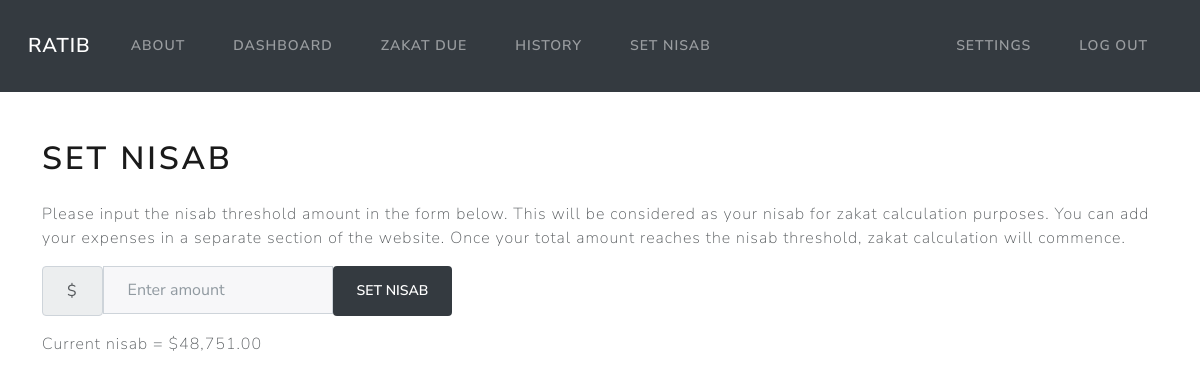
The page /nisab (signed in) on the database as committed earlier.
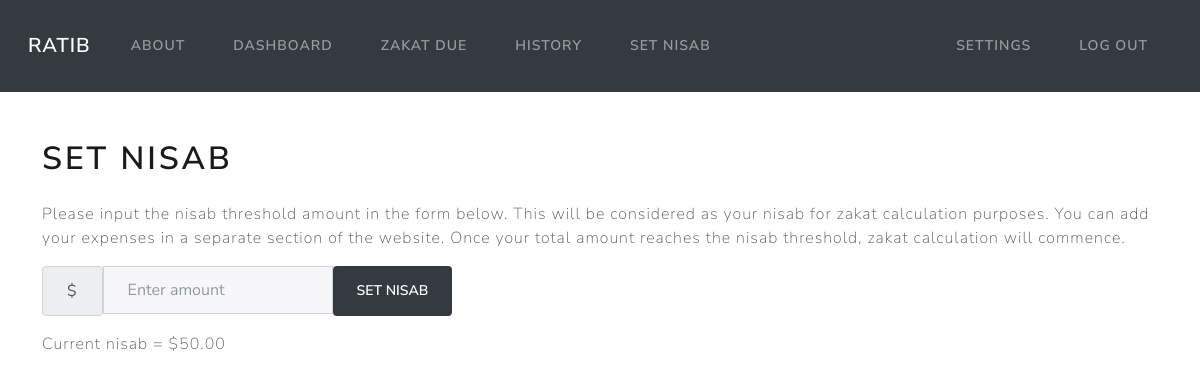
The same page on the database as committed later.
### models.py (models this page shows)
class Nisab(Base):
    __tablename__ = 'nisab'
    id = Column(Integer, primary_key=True)
    amount = Column(Numeric(10,2))
    user_id = Column(Integer, ForeignKey('users.id'))
    nisab_reached = Column(Boolean, default=False)
    user = relationship("User", back_populates="nisab")

### app.py (the view, shortened to what this page needs)
@app.route('/nisab', methods = ["GET", "POST"])
@login_required
def nisab():
    userid = flasksession.get("user_id")
    nisab = session.query(Nisab).filter_by(user_id=userid).first()
    if request.method == "GET":
        if nisab == None:
            return render_template('nisab.html', nisab=0)
        return render_template('nisab.html', nisab=nisab.amount)

### app.py (called while the page is built)
@app.teardown_appcontext
def shutdown_session(exception=None):
    session.remove()

### utils.py (called while the page is built)
def login_required(f):
    @wraps(f)
    def decorated_function(*args, **kwargs):
        if session.get("user_id") is None:
            return redirect("/login")
        return f(*args, **kwargs)
    return decorated_function

def usd(value):
    return f"${value:,.2f}"

### templates/nisab.html (shortened to what this page needs)
{% extends 'layout.html' %}
{% block content %}
<h1 class="mb-4"> Set Nisab </h1>
<p>
    Please input the nisab threshold amount in the form below. This will be considered as your nisab for
    zakat calculation purposes. You can add your expenses in a separate section of the website. Once your
    total amount reaches the nisab threshold, zakat calculation will commence.
</p>
<form class="" action="/nisab" method="post">
    <div class="row">
        <div class="form-group col-auto">
            <div class="input-group">
                <span class="input-group-text">$</span>
                <input autocomplete="off" class="form-control mx-auto" type="number" name="nisab" id="money" placeholder="Enter amount">
                <button class="btn btn-dark" type="submit" name="action" value="income">Set Nisab</button>
            </div>
        </div>
    </div>
</form>
<p>
    Current nisab = {{ nisab | usd}}
</p>
{% endblock %}

### templates/layout.html (shortened to what this page needs)
<!doctype html>
<html lang="en">
<head>
  {% block head %}
  <link rel="stylesheet" href="https://cdn.jsdelivr.net/npm/bootstrap@4.3.1/dist/css/bootstrap.min.css"
>
  <link rel="stylesheet" href="/static/lux.css">
  <link rel="stylesheet" href="/static/styles.css">
  {% endblock %}
</head>
<body>
  <nav class="navbar navbar-expand-md navbar-dark bg-dark mx-auto">
    <div class="container-fluid">
      <a class="navbar-brand ml-3" href="/">Ratib</a>
      <div class="collapse navbar-collapse" id="navbarNav">
        <ul class="navbar-nav me-auto">
          <li class="nav-item">
            <a class="nav-link" href="/guide">About</a>
          </li>
        {% if session["user_id"] %}
        <li class="nav-item">
          <a class="nav-link" href="/dashboard">Dashboard</a>
        </li>
          <li class="nav-item">
            <a class="nav-link" href="/due">Zakat Due</a>
          </li>
          <li class="nav-item">
            <a class="nav-link" href="/history">History</a>
          </li>
          <li class="nav-item">
            <a class="nav-link" href="/nisab">Set Nisab</a>
          </li>
        </ul>
        <ul class="navbar-nav ms-auto">
          <li class="nav-item">
            <a class="nav-link" href="/settings">Settings</a>
          </li>
          <li class="nav-item">
            <a class="nav-link" href="/logout">Log Out</a>
          </li>
        </ul>
        {% endif %}
      </div>
    </div>
  </nav>
  <div id="content">
    <main class="container py-5 text-center">
      <div class="row text-left">
        {% block content %}{% endblock %}
      </div>
    </main>
  </div>
</body>
</html>

Rows that differ between the two databases and show on the page:
changed Nisab: amount "$48,751.00" → "$50.00"
